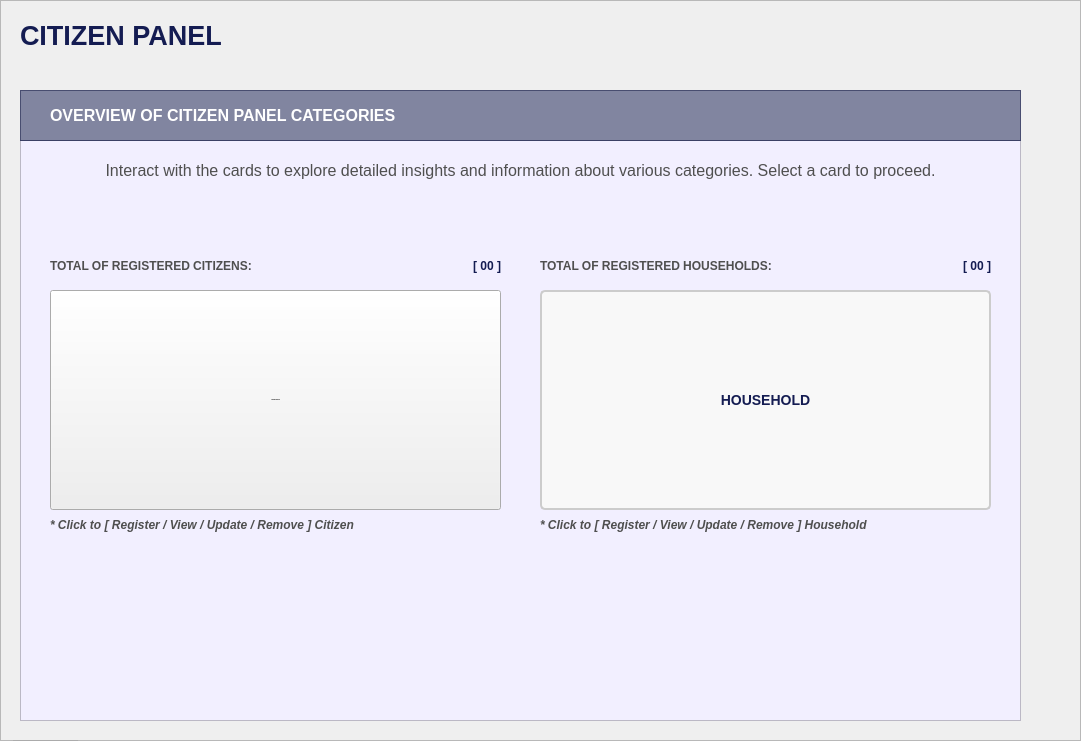
  <widget class="QFrame" name="baseBodyFrame">
   <property name="geometry">
    <rect>
     <x>250</x>
     <y>60</y>
     <width>1081</width>
     <height>741</height>
    </rect>
   </property>
   <property name="styleSheet">
    <string notr="true">#baseBodyFrame {
	background-color: #e7e2ff;
	border: none;
	border-radius: 10px;
}</string>
   </property>
   <property name="frameShape">
    <enum>QFrame::Shape::StyledPanel</enum>
   </property>
   <property name="frameShadow">
    <enum>QFrame::Shadow::Raised</enum>
   </property>
   <widget class="QPushButton" name="logout_buttonLogout_3">
    <property name="geometry">
     <rect>
      <x>10</x>
      <y>740</y>
      <width>71</width>
      <height>31</height>
     </rect>
    </property>
    <property name="font">
     <font>
      <family>Arial</family>
      <pointsize>8</pointsize>
      <bold>true</bold>
     </font>
    </property>
    <property name="cursor">
     <cursorShape>PointingHandCursor</cursorShape>
    </property>
    <property name="styleSheet">
     <string notr="true">#logout_buttonLogout {
    background-color: #bc1c1c;
    color: white;
    border-radius: 5px;
    padding: 10px; /* Optional: Adjusts spacing inside the button */
}
#logout_buttonLogout:hover {
    background-color: #d82020; /* Slightly lighter blue when hovered */
}
#logout_buttonLogout:pressed {
    background-color: #8c1515; /* Darker blue when clicked */
}</string>
    </property>
    <property name="text">
     <string>LOGOUT</string>
    </property>
   </widget>
   <widget class="QLabel" name="title_bodyBusiness">
    <property name="geometry">
     <rect>
      <x>20</x>
      <y>20</y>
      <width>381</width>
      <height>31</height>
     </rect>
    </property>
    <property name="font">
     <font>
      <family>Arial</family>
      <pointsize>20</pointsize>
      <bold>true</bold>
     </font>
    </property>
    <property name="styleSheet">
     <string notr="true">#title_bodyBusiness {
	background-color: transparent;
	color: #141c52;
}
</string>
    </property>
    <property name="text">
     <string>CITIZEN PANEL</string>
    </property>
   </widget>
   <widget class="QFrame" name="statistics_frameBody">
    <property name="geometry">
     <rect>
      <x>20</x>
      <y>140</y>
      <width>1001</width>
      <height>581</height>
     </rect>
    </property>
    <property name="styleSheet">
     <string notr="true">#statistics_frameBody{
	background-color: #f2efff;
}</string>
    </property>
    <property name="frameShape">
     <enum>QFrame::Shape::StyledPanel</enum>
    </property>
    <property name="frameShadow">
     <enum>QFrame::Shadow::Raised</enum>
    </property>
    <widget class="QToolButton" name="CP_ButtonCategory_CitizenProfile">
     <property name="geometry">
      <rect>
       <x>30</x>
       <y>150</y>
       <width>451</width>
       <height>220</height>
      </rect>
     </property>
     <property name="font">
      <font>
       <family>Arial</family>
       <pointsize>-1</pointsize>
       <bold>true</bold>
      </font>
     </property>
     <property name="cursor">
      <cursorShape>PointingHandCursor</cursorShape>
     </property>
     <property name="styleSheet">
      <string notr="true">#CP_ButtonCategory_CitizenProfile {
    background-color: #f8f8f8;
    color: #141c52;
    border-radius: 5px;
    border: 2px solid #ccc;
    padding: 25px; /* Adds space inside the button */
    font-size: 14px; /* Text size */
    text-align: center; /* Ensures text is centered */
    qproperty-iconSize: 120px 120px; /* Adjust icon size */
}

#CP_ButtonCategory_CitizenProfile:hover {
    background-color: #e2e5ff; /* Slightly lighter blue when hovered */
}
#CP_ButtonCategory_CitizenProfile:pressed {
    background-color: #c8cbef; /* Darker blue when clicked */
}

#CP_ButtonCategory_CitizenProfile::icon {
    margin-bottom: 10px; /* Space between the icon and text */
}</string>
     </property>
     <property name="text">
      <string>CITIZEN PROFILE</string>
     </property>
     <property name="icon">
      <iconset>
       <normaloff>../../Assets/Images/img_CP_citizenprofile.png</normaloff>../../Assets/Images/img_CP_citizenprofile.png</iconset>
     </property>
     <property name="iconSize">
      <size>
       <width>120</width>
       <height>120</height>
      </size>
     </property>
     <property name="toolButtonStyle">
      <enum>Qt::ToolButtonStyle::ToolButtonTextUnderIcon</enum>
     </property>
    </widget>
    <widget class="QToolButton" name="CP_ButtonCategory_Household">
     <property name="geometry">
      <rect>
       <x>520</x>
       <y>150</y>
       <width>451</width>
       <height>220</height>
      </rect>
     </property>
     <property name="font">
      <font>
       <family>Arial</family>
       <pointsize>-1</pointsize>
       <bold>true</bold>
      </font>
     </property>
     <property name="cursor">
      <cursorShape>PointingHandCursor</cursorShape>
     </property>
     <property name="styleSheet">
      <string notr="true">#CP_ButtonCategory_Household {
    background-color: #f8f8f8;
    color: #141c52;
    border-radius: 5px;
    border: 2px solid #ccc;
    padding: 25px; /* Adds space inside the button */
    font-size: 14px; /* Text size */
    text-align: center; /* Ensures text is centered */
    qproperty-iconSize: 120px 120px; /* Adjust icon size */
}

#CP_ButtonCategory_Household:hover {
    background-color: #e2e5ff; /* Slightly lighter blue when hovered */
}
#CP_ButtonCategory_Household:pressed {
    background-color: #c8cbef; /* Darker blue when clicked */
}

#CP_ButtonCategory_Household::icon {
    margin-bottom: 10px; /* Space between the icon and text */
}</string>
     </property>
     <property name="text">
      <string>HOUSEHOLD</string>
     </property>
     <property name="icon">
      <iconset>
       <normaloff>../../Assets/Images/img_CP_household.png</normaloff>../../Assets/Images/img_CP_household.png</iconset>
     </property>
     <property name="iconSize">
      <size>
       <width>120</width>
       <height>120</height>
      </size>
     </property>
     <property name="toolButtonStyle">
      <enum>Qt::ToolButtonStyle::ToolButtonTextUnderIcon</enum>
     </property>
    </widget>
    <widget class="QLabel" name="statistics_labelDesc">
     <property name="geometry">
      <rect>
       <x>0</x>
       <y>10</y>
       <width>1001</width>
       <height>41</height>
      </rect>
     </property>
     <property name="font">
      <font>
       <family>Arial</family>
       <pointsize>12</pointsize>
       <bold>false</bold>
      </font>
     </property>
     <property name="styleSheet">
      <string notr="true">#statistics_labelDesc {
	background-color: transparent;
	color: #4f4f4f;
}
</string>
     </property>
     <property name="text">
      <string>Interact with the cards to explore detailed insights and information about various categories. Select a card to proceed.</string>
     </property>
     <property name="alignment">
      <set>Qt::AlignmentFlag::AlignCenter</set>
     </property>
    </widget>
    <widget class="QLabel" name="inst_labeltotalregistered_businesses">
     <property name="geometry">
      <rect>
       <x>30</x>
       <y>110</y>
       <width>231</width>
       <height>31</height>
      </rect>
     </property>
     <property name="font">
      <font>
       <family>Arial</family>
       <pointsize>9</pointsize>
       <bold>true</bold>
      </font>
     </property>
     <property name="styleSheet">
      <string notr="true">#inst_labeltotalregistered_businesses {
	background-color: transparent;
	color: #4f4f4f;
}
</string>
     </property>
     <property name="text">
      <string>TOTAL OF REGISTERED CITIZENS: </string>
     </property>
     <property name="alignment">
      <set>Qt::AlignmentFlag::AlignLeading|Qt::AlignmentFlag::AlignLeft|Qt::AlignmentFlag::AlignVCenter</set>
     </property>
    </widget>
    <widget class="QLabel" name="inst_totalregistered_businesses">
     <property name="geometry">
      <rect>
       <x>270</x>
       <y>110</y>
       <width>211</width>
       <height>31</height>
      </rect>
     </property>
     <property name="font">
      <font>
       <family>Arial</family>
       <pointsize>9</pointsize>
       <bold>true</bold>
      </font>
     </property>
     <property name="styleSheet">
      <string notr="true">#inst_totalregistered_businesses {
	background-color: transparent;
	color: rgb(20, 28, 82);
}
</string>
     </property>
     <property name="text">
      <string>[ 00 ]</string>
     </property>
     <property name="alignment">
      <set>Qt::AlignmentFlag::AlignRight|Qt::AlignmentFlag::AlignTrailing|Qt::AlignmentFlag::AlignVCenter</set>
     </property>
    </widget>
    <widget class="QLabel" name="inst_totalregistered_infrastructure">
     <property name="geometry">
      <rect>
       <x>760</x>
       <y>110</y>
       <width>211</width>
       <height>31</height>
      </rect>
     </property>
     <property name="font">
      <font>
       <family>Arial</family>
       <pointsize>9</pointsize>
       <bold>true</bold>
      </font>
     </property>
     <property name="styleSheet">
      <string notr="true">#inst_totalregistered_infrastructure {
	background-color: transparent;
	color: rgb(20, 28, 82);
}
</string>
     </property>
     <property name="text">
      <string>[ 00 ]</string>
     </property>
     <property name="alignment">
      <set>Qt::AlignmentFlag::AlignRight|Qt::AlignmentFlag::AlignTrailing|Qt::AlignmentFlag::AlignVCenter</set>
     </property>
    </widget>
    <widget class="QLabel" name="inst_labeltotalregistered_infrastructure">
     <property name="geometry">
      <rect>
       <x>520</x>
       <y>110</y>
       <width>241</width>
       <height>31</height>
      </rect>
     </property>
     <property name="font">
      <font>
       <family>Arial</family>
       <pointsize>9</pointsize>
       <bold>true</bold>
      </font>
     </property>
     <property name="styleSheet">
      <string notr="true">#inst_labeltotalregistered_infrastructure {
	background-color: transparent;
	color: #4f4f4f;
}
</string>
     </property>
     <property name="text">
      <string>TOTAL OF REGISTERED HOUSEHOLDS: </string>
     </property>
     <property name="alignment">
      <set>Qt::AlignmentFlag::AlignLeading|Qt::AlignmentFlag::AlignLeft|Qt::AlignmentFlag::AlignVCenter</set>
     </property>
    </widget>
    <widget class="QLabel" name="desc_01">
     <property name="geometry">
      <rect>
       <x>30</x>
       <y>370</y>
       <width>451</width>
       <height>31</height>
      </rect>
     </property>
     <property name="font">
      <font>
       <family>Arial</family>
       <pointsize>9</pointsize>
       <bold>true</bold>
      </font>
     </property>
     <property name="styleSheet">
      <string notr="true">#desc_01 {
	background-color: transparent;
	color: #4f4f4f;
}
</string>
     </property>
     <property name="text">
      <string>&lt;html&gt;&lt;head/&gt;&lt;body&gt;&lt;p&gt;&lt;span style=&quot; font-style:italic;&quot;&gt;* Click to [ Register / View / Update / Remove ] Citizen&lt;/span&gt;&lt;/p&gt;&lt;/body&gt;&lt;/html&gt;</string>
     </property>
     <property name="alignment">
      <set>Qt::AlignmentFlag::AlignLeading|Qt::AlignmentFlag::AlignLeft|Qt::AlignmentFlag::AlignVCenter</set>
     </property>
    </widget>
    <widget class="QLabel" name="desc_2">
     <property name="geometry">
      <rect>
       <x>520</x>
       <y>370</y>
       <width>451</width>
       <height>31</height>
      </rect>
     </property>
     <property name="font">
      <font>
       <family>Arial</family>
       <pointsize>9</pointsize>
       <bold>true</bold>
      </font>
     </property>
     <property name="styleSheet">
      <string notr="true">#desc_2 {
	background-color: transparent;
	color: #4f4f4f;
}
</string>
     </property>
     <property name="text">
      <string>&lt;html&gt;&lt;head/&gt;&lt;body&gt;&lt;p&gt;&lt;span style=&quot; font-style:italic;&quot;&gt;* Click to [ Register / View / Update / Remove ] Household&lt;/span&gt;&lt;/p&gt;&lt;/body&gt;&lt;/html&gt;</string>
     </property>
     <property name="alignment">
      <set>Qt::AlignmentFlag::AlignLeading|Qt::AlignmentFlag::AlignLeft|Qt::AlignmentFlag::AlignVCenter</set>
     </property>
    </widget>
   </widget>
   <widget class="QFrame" name="table_titleFrameStatistics">
    <property name="geometry">
     <rect>
      <x>20</x>
      <y>90</y>
      <width>1001</width>
      <height>51</height>
     </rect>
    </property>
    <property name="styleSheet">
     <string notr="true">#table_titleFrameStatistics{
	background-color: rgba(20, 28, 82, 128)
}
</string>
    </property>
    <property name="frameShape">
     <enum>QFrame::Shape::StyledPanel</enum>
    </property>
    <property name="frameShadow">
     <enum>QFrame::Shadow::Raised</enum>
    </property>
    <widget class="QLabel" name="statistics_labelNote">
     <property name="geometry">
      <rect>
       <x>30</x>
       <y>0</y>
       <width>941</width>
       <height>51</height>
      </rect>
     </property>
     <property name="font">
      <font>
       <family>Arial</family>
       <pointsize>12</pointsize>
       <bold>true</bold>
      </font>
     </property>
     <property name="styleSheet">
      <string notr="true">#statistics_labelNote {
	background-color: transparent;
	color: #FFFFFF;
}
</string>
     </property>
     <property name="text">
      <string>OVERVIEW OF CITIZEN PANEL CATEGORIES</string>
     </property>
    </widget>
   </widget>
  </widget>
